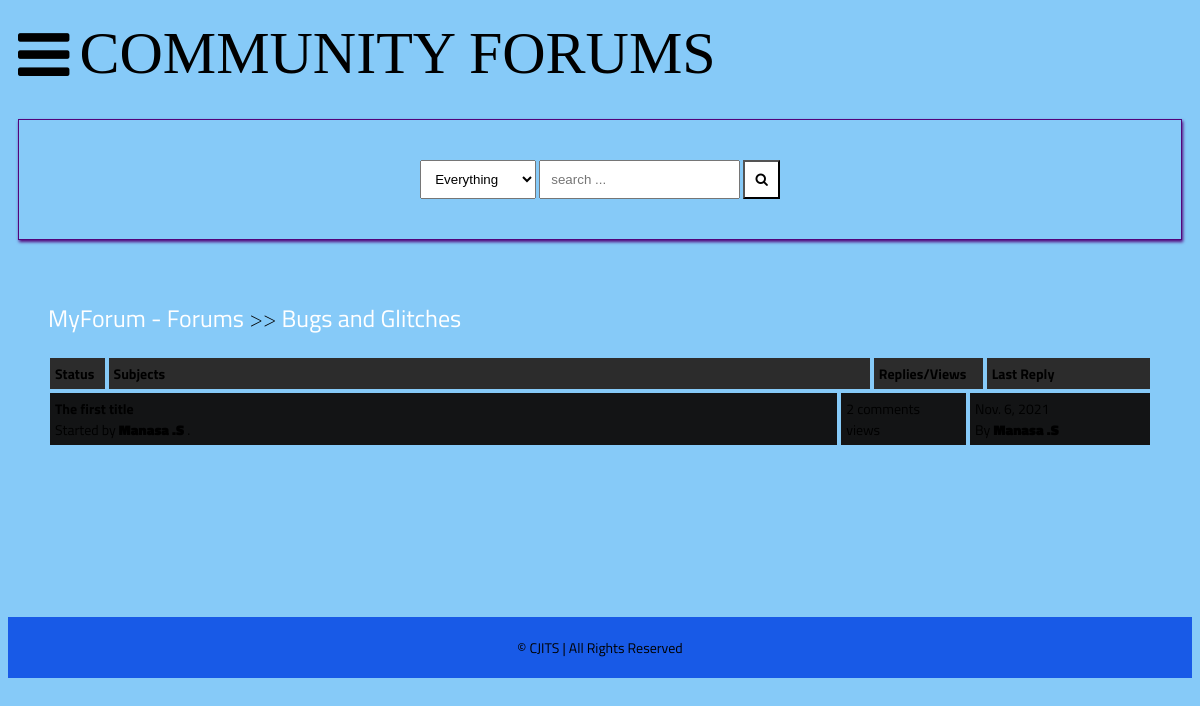
/posts/bugs-and-glitches/, run on the app's committed database.
### main/models.py (models this page shows, shortened)
class Category(models.Model):
    title = models.CharField(max_length=50)
    slug = models.SlugField(max_length=400, unique=True, blank=True)
    description = models.TextField(default="description")
    class Meta:
        verbose_name_plural = "categories"
    def get_url(self):
        return reverse("posts", kwargs={
            "slug":self.slug
        })

class Post(models.Model):
    title = models.CharField(max_length=400)
    slug = models.SlugField(max_length=400, unique=True, blank=True)
    user = models.ForeignKey(Author, on_delete=models.CASCADE)
    content = HTMLField()
    categories = models.ManyToManyField(Category)
    date = models.DateTimeField(auto_now_add=True)
    approved = models.BooleanField(default=False)
    hit_count_generic = GenericRelation(HitCount, object_id_field='object_pk',
        related_query_name='hit_count_generic_relation'
    )
    tags = TaggableManager()
    comments = models.ManyToManyField(Comment, blank=True)
    closed = models.BooleanField(default=False)
    state = models.CharField(max_length=40, default="zero")
    def get_url(self):
        return reverse("detail", kwargs={
            "slug":self.slug
        })
    @property
    def num_comments(self):
        return self.comments.count()
    @property
    def last_reply(self):
        return self.comments.latest("date")

class Author(models.Model):
    user = models.ForeignKey(User, on_delete=models.CASCADE)
    fullname = models.CharField(max_length=40, blank=True)
    slug = slug = models.SlugField(max_length=400, unique=True, blank=True)
    bio = HTMLField()
    points = models.IntegerField(default=0)
    profile_pic = ResizedImageField(size=[50, 80], quality=100, upload_to="authors", default=None, null=True, blank=True)

class Comment(models.Model):
    user = models.ForeignKey(Author, on_delete=models.CASCADE)
    content = models.TextField()
    date = models.DateTimeField(auto_now_add=True)
    replies = models.ManyToManyField(Reply, blank=True)

### main/views.py (the view)
# urls.py: path("posts/<slug>/", posts, name="posts"),
def posts(request, slug):
    category = get_object_or_404(Category, slug=slug)
    posts = Post.objects.filter(approved=True, categories=category)
    paginator = Paginator(posts, 5)
    page = request.GET.get("page")
    try:
        posts = paginator.page(page)
    except PageNotAnInteger:
        posts = paginator.page(1)
    except EmptyPage:
        posts = paginator.page(paginator.num_pages)
    context = {
        "posts":posts,
        "forum": category,
        "title": "OZONE: Posts"
    }
    return render(request, "posts.html", context)

### main/context_processors.py (called while the page is built, shortened)
def searchFunction(request):
    search_context = {}
    posts = Post.objects.all()
    return search_context

### templates/posts.html (shortened to what this page needs)
{% extends 'base.html' %}
{% load hitcount_tags %}
{% block content %}
    <div class="container">
        <div class="navigate">
            <span><a href="{% url 'home' %}">MyForum - Forums</a> >> <a href="{{forum.get_url}}">{{forum.title}}</a></span>
        </div>
        {% if posts %}
            <div class="posts-table">
                <div class="table-head">
                    <div class="status">Status</div>
                    <div class="subjects">Subjects</div>
                    <div class="replies">Replies/Views</div>
                    <div class="last-reply">Last Reply</div>
                </div>
                {% for post in posts %}
                <div class="table-row">
                    <div class="subjects">
                        <a href="{{post.get_url}}">{{post.title}}</a>
                        <br>
                        <span>Started by <b><a href="">{{post.user.fullname|title}}</a></b> .</span>
                    </div>
                    <div class="replies">
                        {{post.num_comments}} comments <br> {% get_hit_count for post %} views
                    </div>
                    {% if post.last_reply %}
                    <div class="last-reply">
                        {{post.last_reply.date|date}}
                        <br>By <b><a href="">{{post.last_reply.user.fullname|title}}</a></b>
                    </div>
                    {% else %}
                    <div class="last-reply">
                        {{post.date|date}}
                        <br>By <b><a href="">{{post.user.fullname|title}}</a></b>
                    </div>
                    {% endif %}
                </div>
                {% endfor %}
            {% else %}
            <div class="subforum-title">
                <h1><i class="fa fa-frown-o"></i>&nbsp;you have no posts yet.</h1>
            </div>
            {% endif %}
        </div>
    </div>
    {% endblock content %}

### static/style.css (style rules this page uses)
* { box-sizing: border-box; }
html { font-size: 14px; font-family: 'Titillium Web', sans-serif; background-color:rgb(134, 202, 248); color:#000000; }
a { color: #000000; font-weight: bolder; text-decoration: none; }
.container { margin: 20px; padding: 20px; }
.table-head { display: flex; }
.table-head div { padding: 5px; margin: 2px; background-color: #2C2C2C; font-weight: bold; }
.table-head .status { flex: 5%; }
.table-head .subjects { flex: 70%; }
.table-head .replies { flex: 10%; }
.table-head .last-reply { flex: 15%; }
.table-row { display: flex; }
.table-row .status, .table-row .subjects, .table-row .replies, .table-row .last-reply { padding: 5px; margin: 2px; background-color: #131415; }
.table-row .subjects { flex: 70%; }
.table-row .replies { flex: 10%; }
.table-row .last-reply { flex: 15%; }
.navigate { margin-block: 20px; font-weight: lighter; font-size: 24px; }
.navigate a { color: #fff; }

### data on the page
Category: title "Bugs and Glitches"
Post: title "The first title", user.fullname "Manasa .S", num_comments "2", last_reply "Nov. 6, 2021", last_reply.user.fullname "Manasa .S"
